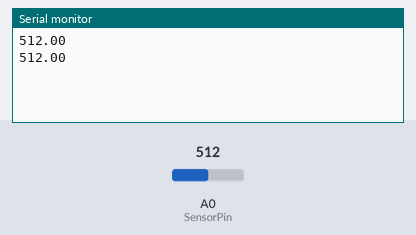
Recording of a sketch running on a simulated ESP8266 (NodeMCU). Shown: the last lines printed to the serial monitor. Inputs (shaded band) come from the test bench; at power-on: A0 (SensorPin) = 512.

Above: at 1.8 s.
1.9 s: A0 (SensorPin) set to 716
At 2.8 s:
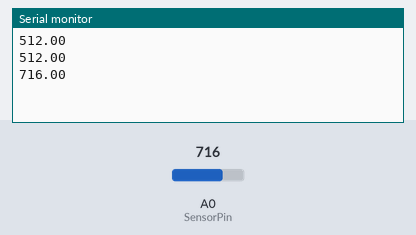
3.4 s: A0 (SensorPin) set to 900
At 4.4 s:
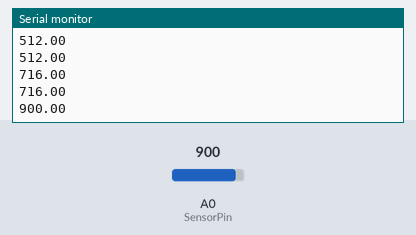
Timing chart, 0 to 6.4 s (numbered marks = the images above; inputs shaded):
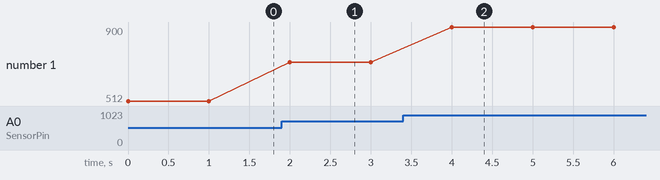

Measured:
- after the input at 1.9 s, the serial monitor: prints a new line after 0.10 s (image 1)
- after the input at 3.4 s, the serial monitor: prints a new line after 0.60 s (image 2)
- plotted number 1: 512 → 716 after the input at 1.9 s, 716 → 900 after the input at 3.4 s

The sketch:

hygrometer_test.ino
```cpp
#define SensorPin A0  // used for Arduino and ESP8266
//#define SensorPin 4  // used for ESP32

void setup() {
  Serial.begin(9600);
}

void loop() {
  float sensorValue = analogRead(SensorPin);
  Serial.println(sensorValue);
  delay(1000);
}
```
